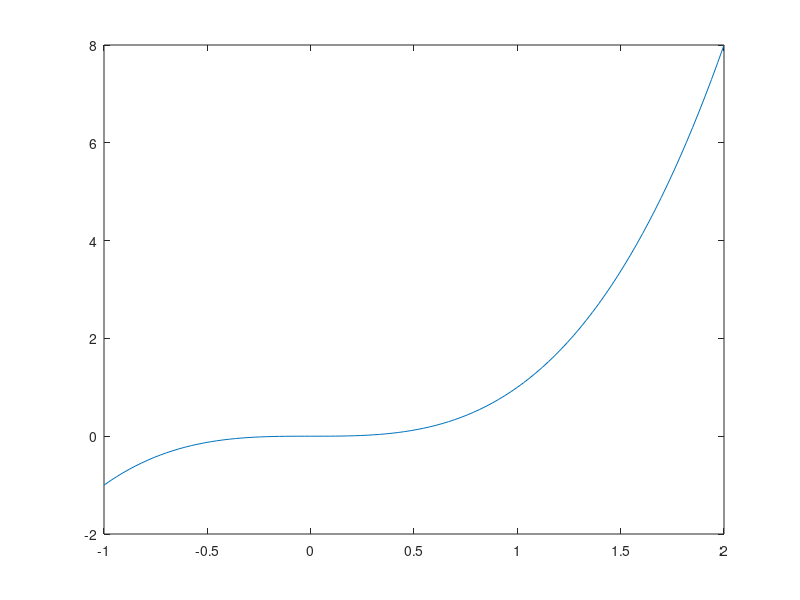

The MATLAB source for this figure: (Note: this script raises an error after producing the figure.)
% Create a test function to test falsePosition function. 
% It is best to choose something where you already know the answer so it is
% easy to check if the solution your algorithms gives is correct.
% Polynomials are a nice starting place, since we have equations for the roots
testfunc = @(x) x.^3; % the root for this is pretty clearly x=0


% now lets test the function, using default value for es
format compact
es = 0.001; 
maxit = 50; 
xl = -1;
xu = 2;

x = linspace(xl, xu);
plot(x, testfunc(x));
hold on

[root, fx, ea, iter] = falsePosition(testfunc, xl, xu, es, maxit)

